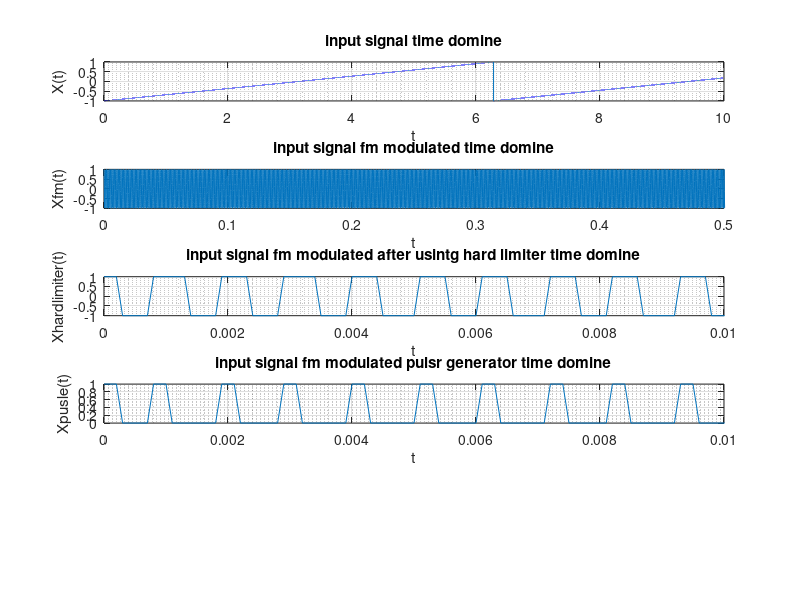

Write the MATLAB code that produced this figure. (Note: this script raises an error after producing the figure.)
clc;
clear;
close all;
dt = 0.0001;
t = 0:dt:10;
x = sawtooth(t);
modulated = fmmod(x,1000,1/dt,50);
figure;
subplot(5,1,1)
plot(t,x);
xlim([0,10]);
title('input signal time domine');
grid on ; grid minor;xlabel('t');ylabel('X(t)');
subplot(5,1,2);
plot(t,modulated)
xlim([0,0.5]);
title('input signal fm modulated time domine');
grid on ; grid minor;xlabel('t');ylabel('Xfm(t)');
%limiter_block
%%
for i=1:length(modulated)
    if modulated(i)>=0
        modulated(i) = 1;
    end
     if modulated(i)<0
        modulated(i) =-1;
    end
end
subplot(5,1,3)
plot(t,modulated)
xlim([0,0.01])
title('input signal fm modulated after usintg hard limiter time domine');
grid on ; grid minor;xlabel('t');ylabel('Xhardlimiter(t)');
modulated_pulse =zeros(1,length(modulated));
i = 1;
T=7;
f=zeros(1,length(modulated));
count =0;
%PULSE GENERATIOR
while i<length(modulated)
    if i == 1
    count = count+1;
    f(i) = count/t(i);f(i+1) = count/t(i+1);f(i+2) = count/t(i+2);
    modulated_pulse(1) =1;
    modulated_pulse(2) =1;
    modulated_pulse(3) =1;
    i = i+3;
    elseif modulated(i)==1&modulated(i-1)==-1&modulated(i+1)==1
        count = count+1;
        f(i) = count/t(i);f(i+1) = count/t(i+1);f(i+2) = count/t(i+2);
        modulated_pulse(i) =1;
        modulated_pulse(i+1) =1; 
        modulated_pulse(i+2) =1;
        i = i+3;
    else
    modulated_pulse(i) =0;
     f(i) = count/t(i);
     i = i+1;
    end
end
num = length(t);
F = -(1/dt)/2 : (1/dt)/num : (1/dt)/2 - (1/dt)/num;
subplot(5,1,4)
plot(t,modulated_pulse)
xlim([0,0.01])
title('input signal fm modulated pulsr generator time domine');
grid on ; grid minor;xlabel('t');ylabel('Xpusle(t)');
fft_a = fftshift(fft(modulated_pulse));
a = LPF(fft_a,1,20,F);
subplot(5,1,5)
plot(F,abs(fft_a));
c = ifft(ifftshift(a));
plot(t,65*c-19.5)
hold on;
plot(t,x)

function lpf = LPF(X,A,W,F)
m = length(F);
lpf = zeros(1,m);
for i = 1:m
       if(abs(F(i))> W)
           lpf(i)=0;
       else
           lpf(i)=A*X(i);
       end
end
end